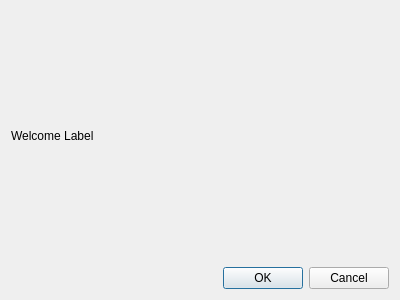
<?xml version="1.0" encoding="UTF-8"?>
<ui version="4.0">
 <class>Form</class>
 <widget class="QWidget" name="Form">
  <property name="geometry">
   <rect>
    <x>0</x>
    <y>0</y>
    <width>400</width>
    <height>300</height>
   </rect>
  </property>
  <property name="windowTitle">
   <string>Form</string>
  </property>
  <layout class="QVBoxLayout" name="verticalLayout">
   <item>
    <widget class="QLabel" name="label">
     <property name="text">
      <string>Welcome Label</string>
     </property>
    </widget>
   </item>
   <item>
    <widget class="QDialogButtonBox" name="buttonBox">
     <property name="standardButtons">
      <set>QDialogButtonBox::Cancel|QDialogButtonBox::Ok</set>
     </property>
    </widget>
   </item>
  </layout>
 </widget>
 <resources/>
 <connections/>
</ui>
